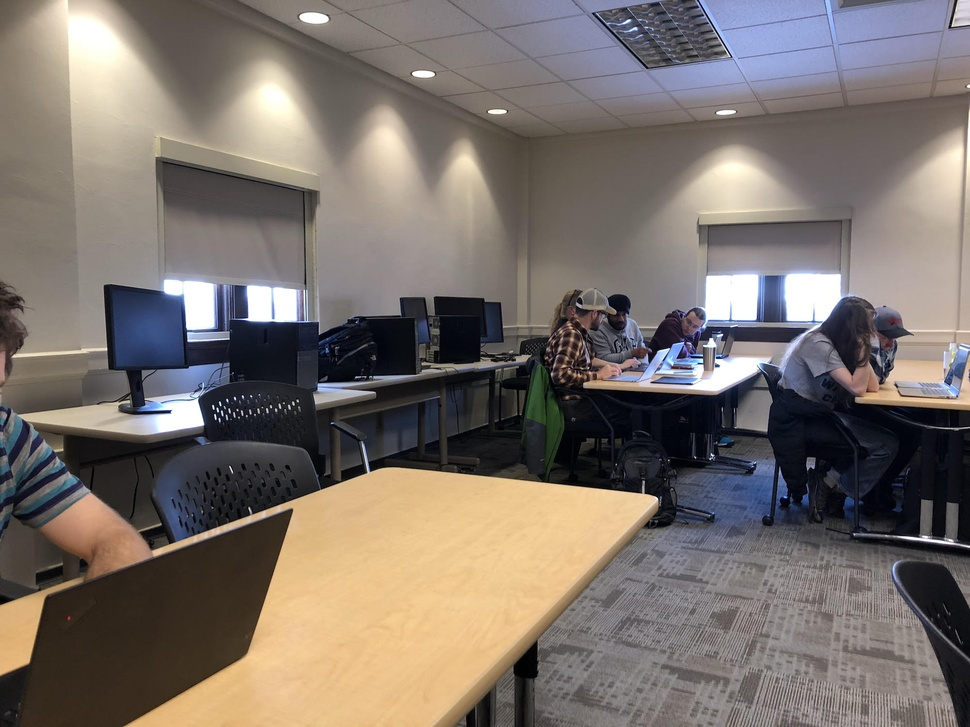
#> input picture class_photo1.jpg, 970 x 727 px, shrunk from 2000 x 1500 before the run
$ python homography_ransac.py
#> lines starting #> are read from the running program, lines starting #| are printed output that depends on the picture
import numpy as np
import matplotlib.pyplot as plt
import matplotlib.lines as mlines
from PIL import Image
import sys
from random import shuffle
import pickle
import skimage.transform as skt

# local imports
from feature_matching import match_features, plot_and_savefig_matches
from keypoint_detector import detect_keypoints, plot_and_savefig_keypoints

# Finds a Homography from points in img_1 to corresponding points in img_2
# [80 lines left out: functions Homography, RANSAC, not called in this run]

#############################################################################
##############################       MAIN     ###############################
#############################################################################

# import image and convert to grayscale
img1_filename = 'class_photo1.jpg'
img1_name = img1_filename.split(".")[0]
img1 = plt.imread(img1_filename)
#> img1 is the input picture: shape (727, 970, 3); mean R, G, B 122.2, 113.3, 107.3
img1 = img1.mean(axis=2)
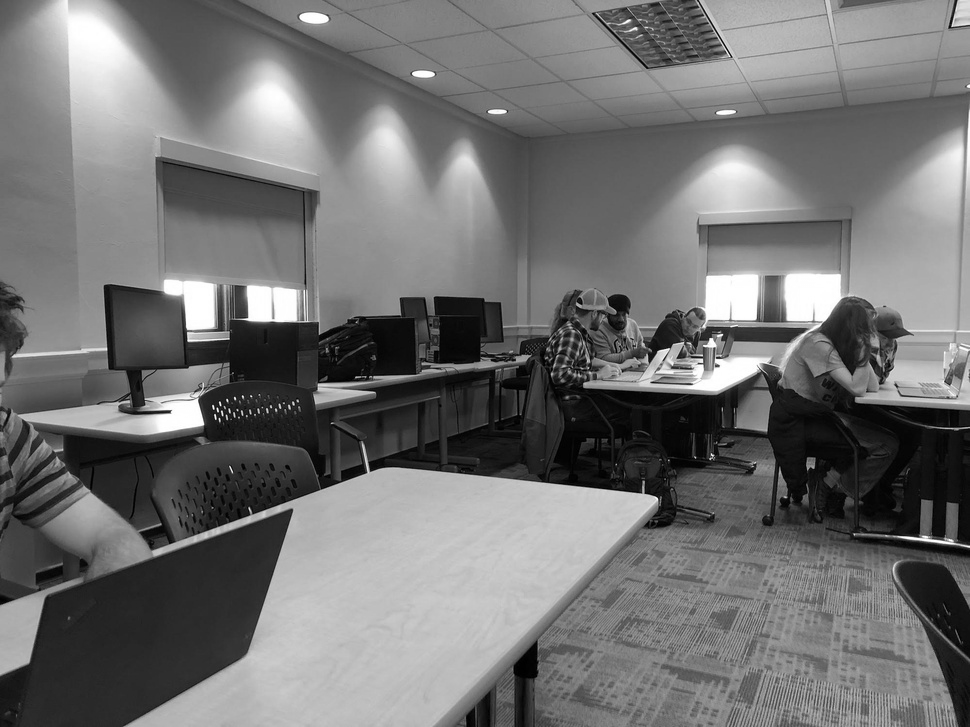
#> img1: shape (727, 970) float64; min 0, max 255, mean 114.2
w1, h1 = img1.shape
#> w1 = 727; h1 = 970

img2_filename = 'class_photo1.jpg'
img2_name = img2_filename.split(".")[0]
img2 = plt.imread(img2_filename)
img2 = img2.mean(axis=2)
w2, h2 = img2.shape
#> w2 = 727; h2 = 970

# output files
keypoints_filename = "keypoints.{}.{}.pkl".format(img1_name, img2_name)
keypoints1_img = "keypoints.{}.jpg".format(img1_name)
keypoints2_img = "keypoints.{}.jpg".format(img2_name)
matches_filename = "matches.{}.{}.pkl".format(img1_name, img2_name)
matches_img = "matches.{}.{}.jpg".format(img1_name, img2_name)

# Plot images together
img_pair = np.column_stack((img1, img2))
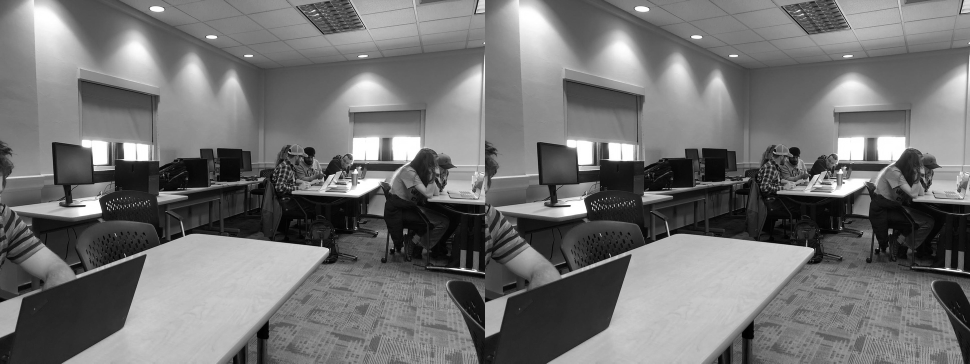
#> img_pair: shape (727, 1940) float64 (shown at 1/2 size); min 0, max 255, mean 114.2
plt.imshow(img_pair, cmap='gray')
plt.show()

# [13 lines of commented-out code are left out]
print('loading keypoints...')
#> (the run stopped early here; a loop or call above may not have finished)

$ run again, with class_photo2.jpg copied over class_photo1.jpg
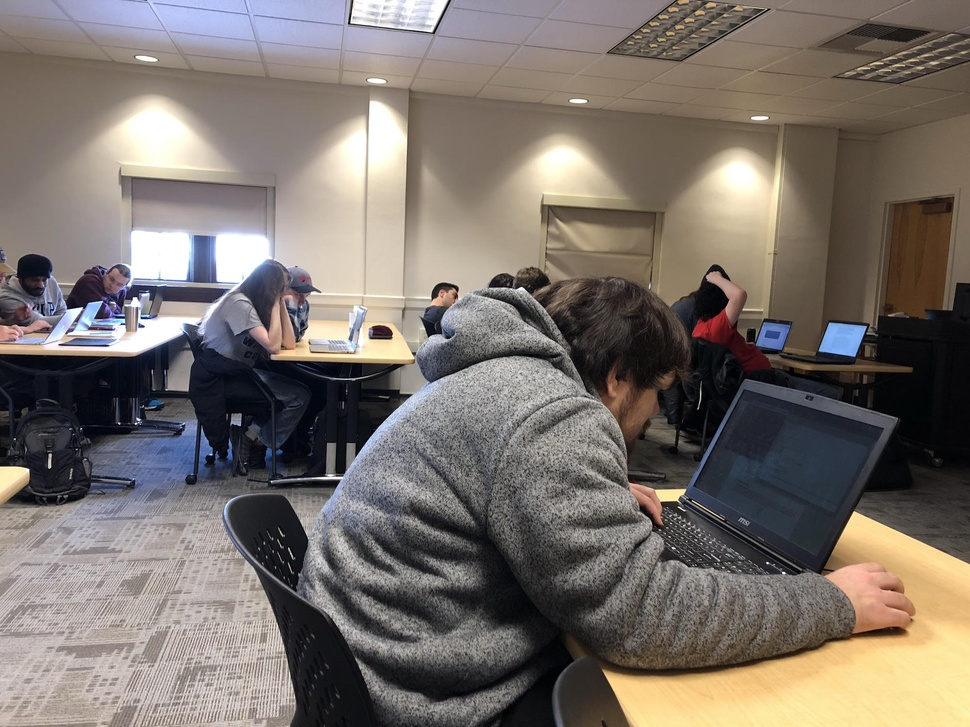
#> input picture class_photo2.jpg, 970 x 727 px, shrunk from 2000 x 1500 before the run
#> img1 is the input picture: shape (727, 970, 3); mean R, G, B 121.8, 113.6, 107.3
#> `img1 = img1.mean(axis=2)`:
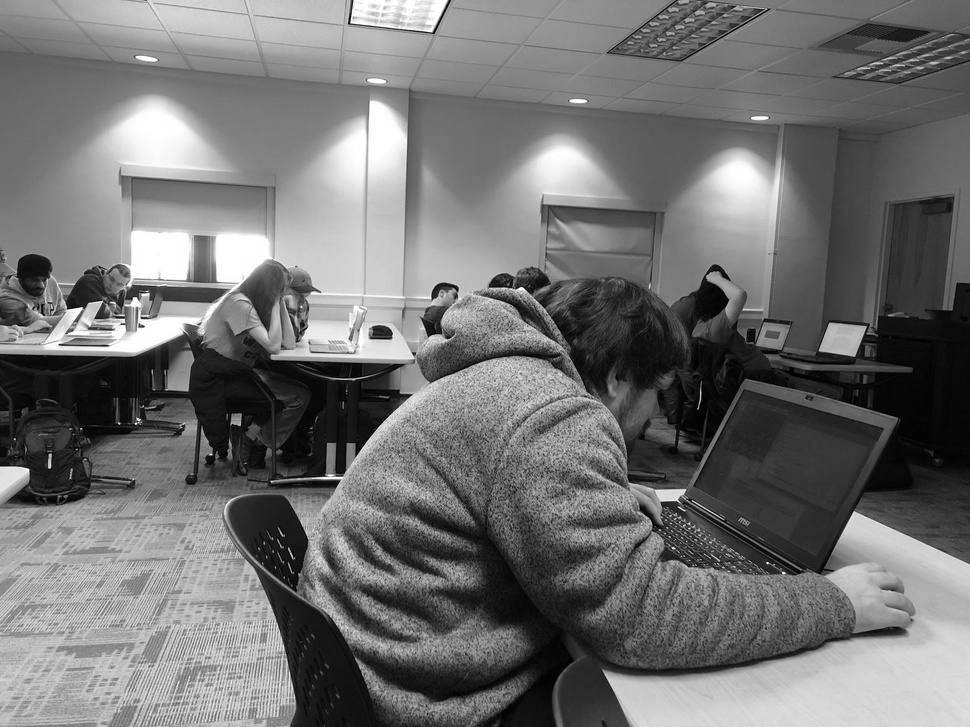
#> img1: shape (727, 970) float64; min 0, max 255, mean 114.2
#> `img_pair = np.column_stack((img1, img2))`:
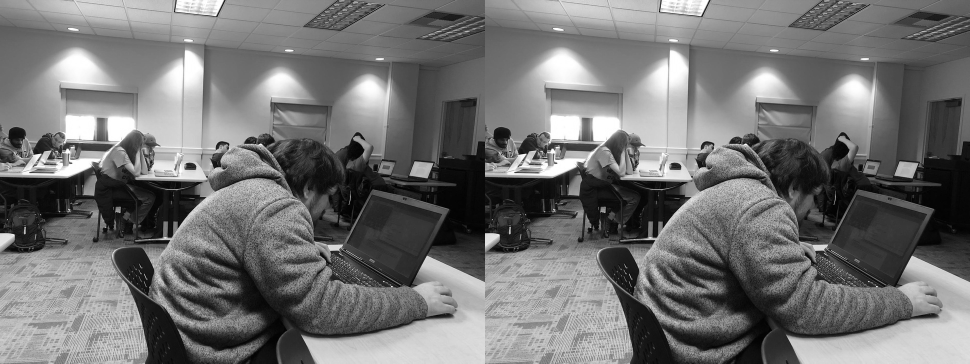
#> img_pair: shape (727, 1940) float64 (shown at 1/2 size); min 0, max 255, mean 114.2
